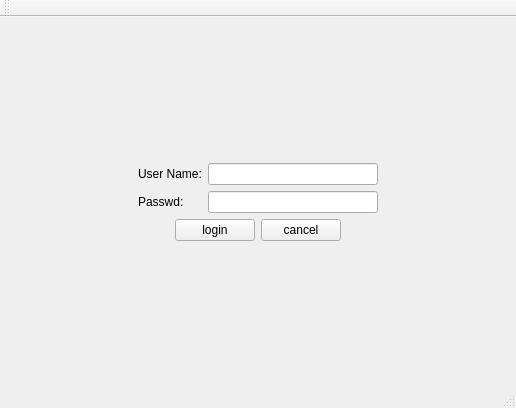
<?xml version="1.0" encoding="UTF-8"?>
<ui version="4.0">
 <class>Foundation</class>
 <widget class="QMainWindow" name="Foundation">
  <property name="geometry">
   <rect>
    <x>0</x>
    <y>0</y>
    <width>516</width>
    <height>408</height>
   </rect>
  </property>
  <property name="windowTitle">
   <string>Foundation</string>
  </property>
  <widget class="QWidget" name="centralWidget">
   <layout class="QGridLayout" name="gridLayout">
    <item row="0" column="0">
     <widget class="QStackedWidget" name="stackedWidget">
      <property name="currentIndex">
       <number>0</number>
      </property>
      <widget class="QWidget" name="page_login">
       <layout class="QGridLayout" name="gridLayout_3">
        <item row="0" column="1">
         <spacer name="verticalSpacer_2">
          <property name="orientation">
           <enum>Qt::Vertical</enum>
          </property>
          <property name="sizeHint" stdset="0">
           <size>
            <width>20</width>
            <height>103</height>
           </size>
          </property>
         </spacer>
        </item>
        <item row="1" column="0">
         <spacer name="horizontalSpacer_3">
          <property name="orientation">
           <enum>Qt::Horizontal</enum>
          </property>
          <property name="sizeHint" stdset="0">
           <size>
            <width>110</width>
            <height>20</height>
           </size>
          </property>
         </spacer>
        </item>
        <item row="1" column="1">
         <widget class="QWidget" name="widLogin" native="true">
          <layout class="QGridLayout" name="gridLayout_2">
           <item row="2" column="0" colspan="2">
            <layout class="QHBoxLayout" name="horizontalLayout_3">
             <item>
              <spacer name="horizontalSpacer">
               <property name="orientation">
                <enum>Qt::Horizontal</enum>
               </property>
               <property name="sizeHint" stdset="0">
                <size>
                 <width>40</width>
                 <height>20</height>
                </size>
               </property>
              </spacer>
             </item>
             <item>
              <widget class="QPushButton" name="btn_login">
               <property name="text">
                <string>login</string>
               </property>
              </widget>
             </item>
             <item>
              <widget class="QPushButton" name="btn_cancel">
               <property name="text">
                <string>cancel</string>
               </property>
              </widget>
             </item>
             <item>
              <spacer name="horizontalSpacer_2">
               <property name="orientation">
                <enum>Qt::Horizontal</enum>
               </property>
               <property name="sizeHint" stdset="0">
                <size>
                 <width>40</width>
                 <height>20</height>
                </size>
               </property>
              </spacer>
             </item>
            </layout>
           </item>
           <item row="0" column="0">
            <widget class="QLabel" name="label_userName">
             <property name="text">
              <string>User Name:</string>
             </property>
            </widget>
           </item>
           <item row="0" column="1">
            <widget class="QLineEdit" name="lineEdit_usrName"/>
           </item>
           <item row="1" column="1">
            <widget class="QLineEdit" name="lineEdit_passwd"/>
           </item>
           <item row="1" column="0">
            <widget class="QLabel" name="label_passwd">
             <property name="text">
              <string>Passwd:</string>
             </property>
            </widget>
           </item>
          </layout>
         </widget>
        </item>
        <item row="1" column="2">
         <spacer name="horizontalSpacer_4">
          <property name="orientation">
           <enum>Qt::Horizontal</enum>
          </property>
          <property name="sizeHint" stdset="0">
           <size>
            <width>110</width>
            <height>20</height>
           </size>
          </property>
         </spacer>
        </item>
        <item row="2" column="1">
         <spacer name="verticalSpacer">
          <property name="orientation">
           <enum>Qt::Vertical</enum>
          </property>
          <property name="sizeHint" stdset="0">
           <size>
            <width>20</width>
            <height>103</height>
           </size>
          </property>
         </spacer>
        </item>
       </layout>
      </widget>
      <widget class="QWidget" name="page_main"/>
     </widget>
    </item>
   </layout>
  </widget>
  <widget class="QMenuBar" name="menuBar">
   <property name="geometry">
    <rect>
     <x>0</x>
     <y>0</y>
     <width>516</width>
     <height>21</height>
    </rect>
   </property>
  </widget>
  <widget class="QToolBar" name="mainToolBar">
   <attribute name="toolBarArea">
    <enum>TopToolBarArea</enum>
   </attribute>
   <attribute name="toolBarBreak">
    <bool>false</bool>
   </attribute>
  </widget>
  <widget class="QStatusBar" name="statusBar"/>
 </widget>
 <layoutdefault spacing="6" margin="11"/>
 <resources/>
 <connections/>
</ui>
